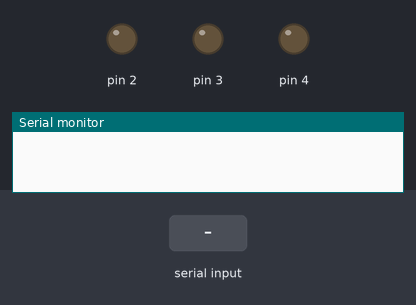
Bench run of a sketch on a simulated Arduino Uno, built with avr-gcc and run on an emulated ATmega328P. On the bench: output pins drawn as LEDs (lit = HIGH), the last lines printed to the serial monitor. The inputs (shaded band) are chosen by the test bench.

Above: at 1.2 s.
1.3 s: "90,45\n" received over Serial
At 2.4 s:
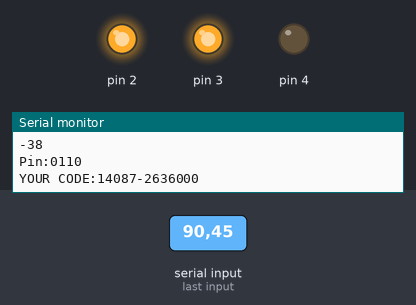
2.8 s: byte 2 (2) received over Serial
At 3.6 s:
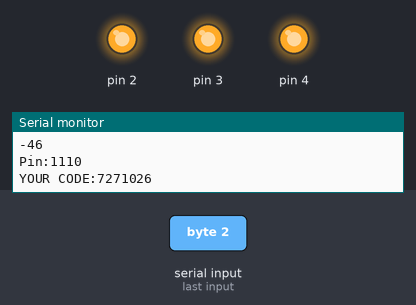
4.3 s: "2\n" received over Serial
At 4.7 s:
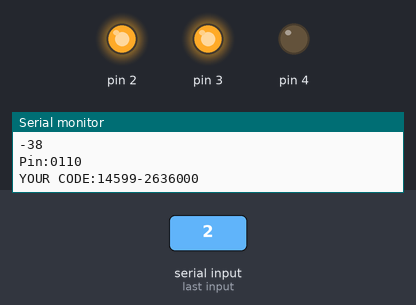
5.8 s: "4\n" received over Serial
7.3 s: "5\n" received over Serial
Timing chart, 0 to 9.8 s (numbered marks = the images above; inputs shaded):
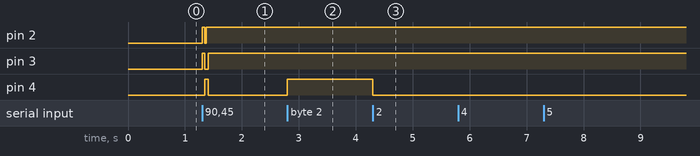

The sketch:

homework2.ino
```cpp
int a = 0,i,j;
void setup()
{
  pinMode(1, OUTPUT);
  pinMode(2, OUTPUT);
  pinMode(3, OUTPUT);
  pinMode(4, OUTPUT);
  Serial.begin(9600);
}
void loop()
{
  if(Serial.available()>0){
      a = Serial.read() - '0';
      Serial.println(a);
      int arr[4];
      int tem = 0;
      while(a > 0){
        if(a==2||a==4){
            arr[tem] = 0;
        }
        else{
            arr[tem] = 1;
        }
        a /=  2;
        tem += 1;
    }
      for(i=0;i<4;i++)
       {
          if(arr[i]==0){
              digitalWrite(i+2, LOW);
       }
          else{
              digitalWrite(i+2, HIGH);
       }

       }
      Serial.print("Pin:");
      Serial.print(digitalRead(4));
      Serial.print(digitalRead(3));
      Serial.print(digitalRead(2));
      Serial.print(digitalRead(1));
      Serial.println();Serial.print("YOUR CODE:");
      for(j=0;j<4;j++){
          Serial.print(arr[j]);
    }
    //delay(2000);

      Serial.println();
  }


}
```

Measured:
- after the input at 1.3 s, pin 2: LOW → HIGH at once, → LOW 0.05 s later, → HIGH 0.03 s later; pin 3: LOW → HIGH at once, → LOW 0.04 s later, → HIGH 0.06 s later; pin 4: LOW → HIGH after 0.05 s, → LOW 0.06 s later
- after the input at 2.8 s, pin 4: LOW → HIGH at once
- after the input at 4.3 s, pin 4: HIGH → LOW at once
